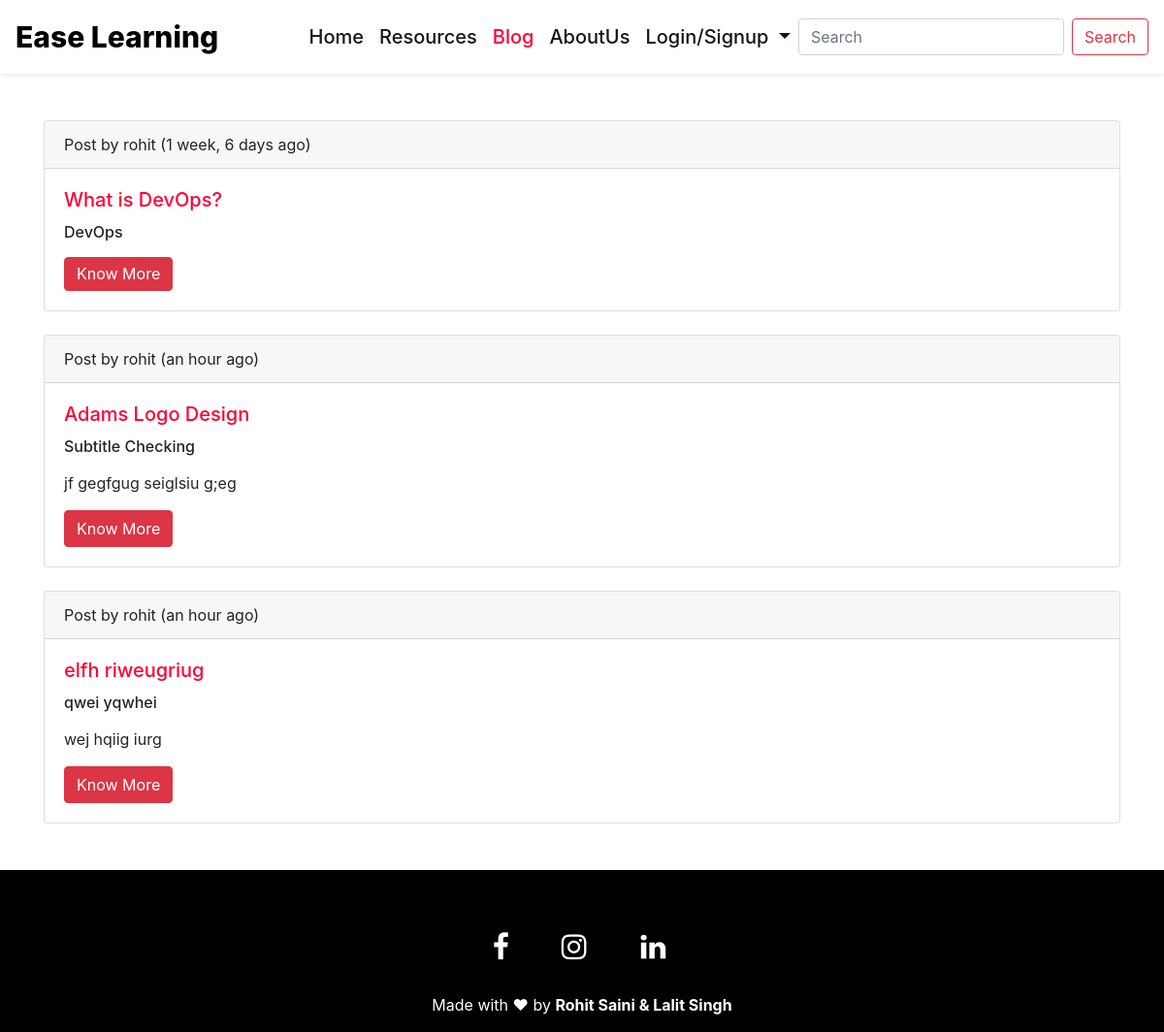
/blog, run on an earlier commit of the app's database.
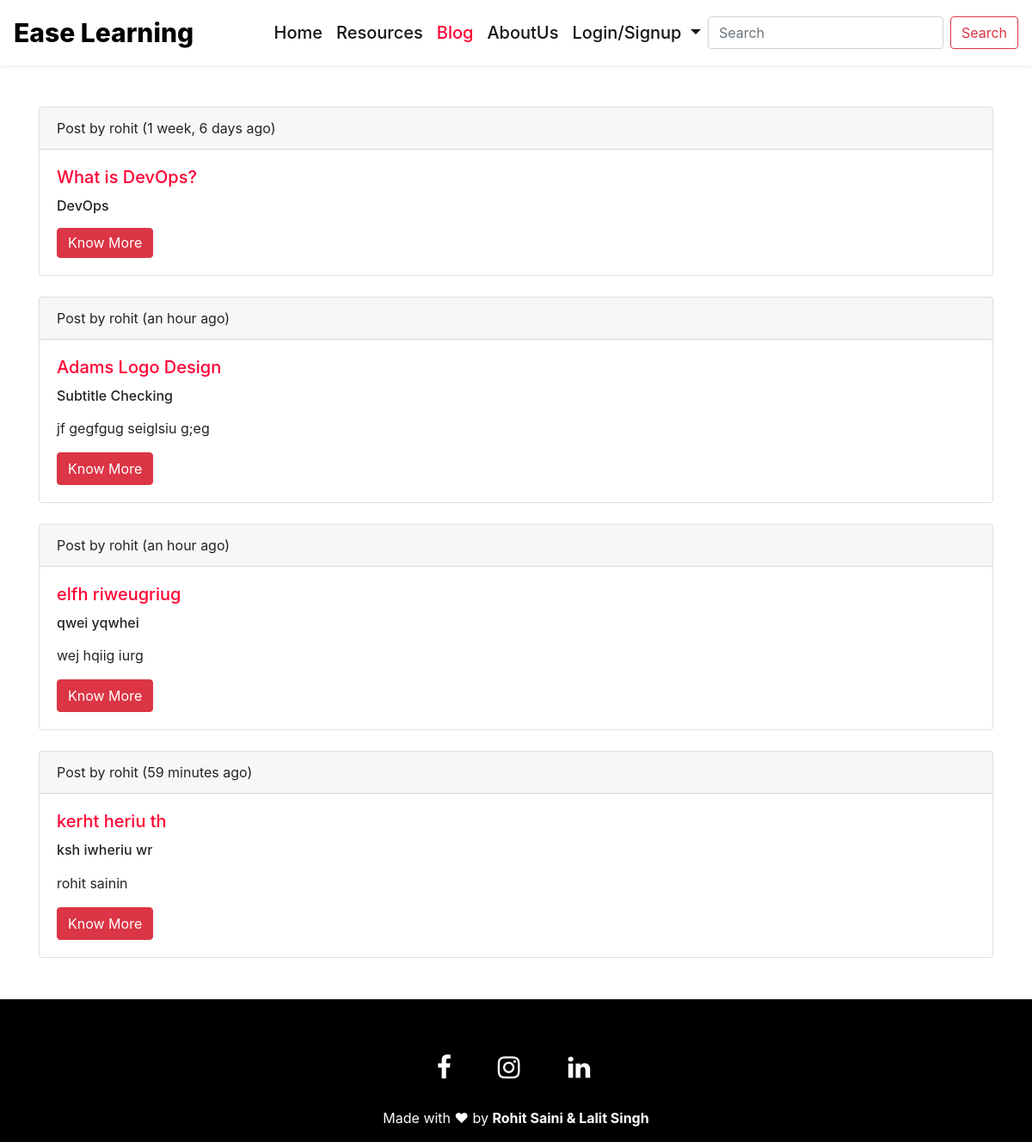
And on a later commit of the database.
### mainapp/models.py (models this page shows, shortened)
class Blog(models.Model):
    id = models.AutoField(primary_key=True)
    title = models.CharField(max_length=200)
    subtitle = models.CharField(max_length=100)
    description = models.TextField()
    slug = models.SlugField(max_length=60, unique=True)
    user = models.ForeignKey(User, on_delete=models.CASCADE)
    date = models.DateTimeField(auto_now_add=True)

### mainapp/views.py (the view)
# urls.py: path('blog', views.blog, name="Blog"),
def blog(request):
    all_posts = Blog.objects.all()
    context = {
        "posts":all_posts,
    }
    return render(request, 'blog.html', context)

### mainapp/templates/blog.html (shortened to what this page needs)
{% extends 'base.html' %}
{% block active_blog %} active {% endblock active_blog %}
{% load humanize %}
{% block body %}
<div class="container mt-5 mb-5">
{% for post in posts %}
<div class="card mb-4">
  <div class="card-header">
    Post by {{ post.user }} ({{ post.date | naturaltime }})
  </div>
  <div class="card-body">
    <a href="blog/{{ post.slug }}" class="title"><h5 class="card-title">{{ post.title }}</h5></a>
    <h6> {{ post.subtitle }} </h6>
    <p class="card-text">{{  post.description|slice:"0:100"|safe }}</p>
    <a href="blog/{{ post.slug }}" class="btn btn-danger">Know More</a>
  </div>
</div>
{% endfor %}
</div>
{% endblock body %}

### mainapp/templates/base.html (shortened to what this page needs)
<!DOCTYPE html>
<html lang="en">
<head>
  {% load static %}
  <link rel="stylesheet" href="https://stackpath.bootstrapcdn.com/bootstrap/4.5.2/css/bootstrap.min.css"
 />
  <link rel="stylesheet" href="https://stackpath.bootstrapcdn.com/font-awesome/4.7.0/css/font-awesome.min.css" />
  <link rel="stylesheet" href="{% static 'assets/css/style.css' %}" />
</head>
<body>
  <nav class="navbar navbar-expand-lg light shadow-sm">
    <a class="navbar-brand" id="logo" href="/">Ease Learning</a>
    <div class="collapse navbar-collapse" id="navbarSupportedContent">
      <ul class="navbar-nav ml-auto">
        <li class="nav-item {% block active_home %} {% endblock active_home %}">
          <a class="nav-link" href="/">Home</a>
        </li>
        <li class="nav-item {% block active_res %} {% endblock active_res %}">
          <a class="nav-link" href="/resources">Resources</a>
        </li>
        <li class="nav-item {% block active_blog %} {% endblock active_blog %}">
          <a class="nav-link" href="/blog">Blog</a>
        </li>
        <li class="nav-item {% block active_about %} {% endblock active_about %}">
          <a class="nav-link" href="/about">AboutUs</a>
        </li>
        {% if  user.is_authenticated %}
        <li class="nav-item">
          <div class="dropdown">
            <a class="nav-link dropdown-toggle" id="loggedin" data-toggle="dropdown" aria-haspopup="true"
              aria-expanded="true">
              Welcome {{ request.user.first_name }}
            </a>
            <div class="dropdown-menu" aria-labelledby="loggedin">
              <form action="logout" method="POST">
                <input type="hidden" name="prev" id="prev" value="{{ request.path }}">
                <a class="dropdown-item" href="/admin_panel">Admin Panel</a>
                <a class="dropdown-item" href="/add_post">Add Post</a>
                <hr class="w-75">
                <a class="dropdown-item" href="/logout">LogOut</a>
              </form>
            </div>
        </li>
    </div>
    {% else %}
    <li class="nav-item">
      <div class="dropdown">
        <a class="nav-link dropdown-toggle" id="loginsignup" data-toggle="dropdown" aria-haspopup="true"
          aria-expanded="true">
          Login/Signup
        </a>
      </div>
    </li>
    {% endif %}
    </ul>
    <form class="form-inline my-2 my-lg-0" method="GET" action="/search">
      <input class="form-control mr-sm-2" type="search" id="qry" name="qry" placeholder="Search" aria-label="Search">
      <button class="btn btn-outline-danger my-2 my-sm-0" type="submit">Search</button>
    </form>
    </div>
  </nav>
    {% block body %} {% endblock body %}
  <footer class="page-footer mt-auto">
    <div class="container d-flex justify-content-center pt-5">
      <div class="icon" style="margin-right: 10px">
        <a href="https://www.facebook.com/profile.php?id=100007325041744" target="_blank"><i
            class="fa fa-facebook fa-lg pl-4 shadow"></i></a>
      </div>
      <div class="icon" style="margin-right: 10px">
        <a href="https://www.instagram.com/" target="_blank"><i class="fa fa-instagram fa-lg pl-4 shadow"
            style="font-size: 30px"></i></a>
      </div>
      <div class="icon" style="margin-right: 10px">
        <a href="https://www.linkedin.com/in/rohit-kumar-saini/" target="_blank"><i
            class="fa fa-linkedin fa-lg pl-4 shadow" style="font-size: 30px"></i></a>
      </div>
    </div>
    <div class="footer-copyright">
      <p class="text-center text-white pt-3 pb-3">
        Made with &hearts; by <strong> Rohit Saini & Lalit Singh</strong>
      </p>
    </div>
  </footer>
</body>
</html>

### mainapp/static/assets/css/style.css (style rules this page uses)
:root { --primary-color: #FF0035; --secondary-color: #D6EFFF; --text-color : rgb(24, 20, 20); --bg-color : #FFF; }
.nav-item { font-size: 20px; font-weight: 500; }
.nav-item a { padding: 15px; color: var(--text-color); }
.active a { color: var(--primary-color); }
#logo { font-size: 30px; font-weight: 800; color: black; }
.navbar { background-color: var(--bg-color); }
.fa-facebook { font-size: 30px; color: white; padding: 20px; border-radius: 50%; }
.fa-instagram { font-size: 30px; color: white; padding: 20px; padding-right: 22px; border-radius: 50%; }
.fa-linkedin { font-size: 30px; color: white; padding: 20px; border-radius: 50%; }
.footer-copyright p { color: var(--primary-color); margin-bottom: 0; }
footer { background-color: black; }

### mainapp/templates/blog.html (style rules this page uses)
.title { color: #FF0035; }
.card-body a { text-decoration: none; }

What changed in the data, as far as the page shows it:
added Blog: user "rohit", date "59 minutes ago", title "kerht heriu th", subtitle "ksh iwheriu wr", description "rohit sainin"
